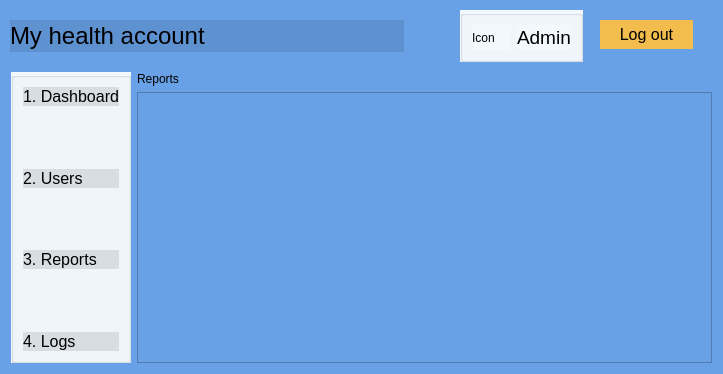
<?xml version="1.0" encoding="UTF-8"?>
<ui version="4.0">
 <class>AdminReports</class>
 <widget class="QDialog" name="AdminReports">
  <property name="geometry">
   <rect>
    <x>0</x>
    <y>0</y>
    <width>723</width>
    <height>374</height>
   </rect>
  </property>
  <property name="windowTitle">
   <string>Dialog</string>
  </property>
  <property name="styleSheet">
   <string notr="true">background-color: rgb(104, 161, 229);</string>
  </property>
  <widget class="QWidget" name="">
   <property name="geometry">
    <rect>
     <x>11</x>
     <y>72</y>
     <width>701</width>
     <height>291</height>
    </rect>
   </property>
   <layout class="QGridLayout" name="gridLayout">
    <item row="0" column="0" rowspan="2">
     <widget class="QGroupBox" name="groupBox_2">
      <property name="styleSheet">
       <string notr="true">background-color: rgb(242, 248, 253)</string>
      </property>
      <property name="title">
       <string/>
      </property>
      <layout class="QVBoxLayout" name="verticalLayout_2">
       <item>
        <widget class="QPushButton" name="pushButtonDashboard">
         <property name="styleSheet">
          <string notr="true">QPushButton {
	background-color: rgb(0, 0, 0,0.1); 
	border: none; 
	color: rgb(0, 0, 0); 
	font: 16px;
	text-align: left;
} 

QPushButton:hover { 
	background-color: rgb(0, 0, 0, 0.1); 
	border: none; 
	color: rgb(0, 43, 255); 
}
</string>
         </property>
         <property name="text">
          <string>1. Dashboard</string>
         </property>
        </widget>
       </item>
       <item>
        <spacer name="verticalSpacer_4">
         <property name="orientation">
          <enum>Qt::Vertical</enum>
         </property>
         <property name="sizeHint" stdset="0">
          <size>
           <width>20</width>
           <height>13</height>
          </size>
         </property>
        </spacer>
       </item>
       <item>
        <widget class="QPushButton" name="pushButtonUsers">
         <property name="styleSheet">
          <string notr="true">QPushButton {
	background-color: rgb(0, 0, 0,0.1); 
	border: none; 
	color: rgb(0, 0, 0); 
	font: 16px;
	text-align: left;
} 

QPushButton:hover { 
	background-color: rgb(0, 0, 0, 0.1); 
	border: none; 
	color: rgb(0, 43, 255); 
}
</string>
         </property>
         <property name="text">
          <string>2. Users</string>
         </property>
        </widget>
       </item>
       <item>
        <spacer name="verticalSpacer_5">
         <property name="orientation">
          <enum>Qt::Vertical</enum>
         </property>
         <property name="sizeHint" stdset="0">
          <size>
           <width>20</width>
           <height>13</height>
          </size>
         </property>
        </spacer>
       </item>
       <item>
        <widget class="QPushButton" name="pushButtonReports">
         <property name="styleSheet">
          <string notr="true">QPushButton {
	background-color: rgb(0, 0, 0,0.1); 
	border: none; 
	color: rgb(0, 0, 0); 
	font: 16px;
	text-align: left;
} 

QPushButton:hover { 
	background-color: rgb(0, 0, 0, 0.1); 
	border: none; 
	color: rgb(0, 43, 255); 
}
</string>
         </property>
         <property name="text">
          <string>3. Reports</string>
         </property>
        </widget>
       </item>
       <item>
        <spacer name="verticalSpacer_6">
         <property name="orientation">
          <enum>Qt::Vertical</enum>
         </property>
         <property name="sizeHint" stdset="0">
          <size>
           <width>20</width>
           <height>13</height>
          </size>
         </property>
        </spacer>
       </item>
       <item>
        <widget class="QPushButton" name="pushButtonLogs">
         <property name="styleSheet">
          <string notr="true">QPushButton {
	background-color: rgb(0, 0, 0,0.1); 
	border: none; 
	color: rgb(0, 0, 0); 
	font: 16px;
	text-align: left;
} 

QPushButton:hover { 
	background-color: rgb(0, 0, 0, 0.1); 
	border: none; 
	color: rgb(0, 43, 255); 
}
</string>
         </property>
         <property name="text">
          <string>4. Logs</string>
         </property>
        </widget>
       </item>
      </layout>
     </widget>
    </item>
    <item row="0" column="1">
     <widget class="QLabel" name="labelUserList">
      <property name="styleSheet">
       <string notr="true">font: 16pt &quot;.AppleSystemUIFont&quot;;
background-color: rgb(104, 161, 229);</string>
      </property>
      <property name="text">
       <string>Reports</string>
      </property>
     </widget>
    </item>
    <item row="1" column="1">
     <widget class="QTableView" name="tableView"/>
    </item>
   </layout>
  </widget>
  <widget class="QGroupBox" name="groupBox_6">
   <property name="geometry">
    <rect>
     <x>460</x>
     <y>10</y>
     <width>123</width>
     <height>52</height>
    </rect>
   </property>
   <property name="styleSheet">
    <string notr="true">background-color: rgb(242, 248, 253)</string>
   </property>
   <property name="title">
    <string/>
   </property>
   <layout class="QHBoxLayout" name="horizontalLayout_2">
    <item>
     <layout class="QHBoxLayout" name="horizontalLayout">
      <item>
       <widget class="QLabel" name="labelAdmin">
        <property name="text">
         <string>Icon</string>
        </property>
       </widget>
      </item>
      <item>
       <widget class="QLabel" name="label_17">
        <property name="font">
         <font>
          <family>.AppleSystemUIFont</family>
          <pointsize>14</pointsize>
          <italic>false</italic>
          <bold>false</bold>
         </font>
        </property>
        <property name="styleSheet">
         <string notr="true">font: 14pt &quot;.AppleSystemUIFont&quot;;</string>
        </property>
        <property name="text">
         <string>Admin</string>
        </property>
       </widget>
      </item>
     </layout>
    </item>
   </layout>
  </widget>
  <widget class="QPushButton" name="pushButtonLogout">
   <property name="geometry">
    <rect>
     <x>600</x>
     <y>20</y>
     <width>93</width>
     <height>29</height>
    </rect>
   </property>
   <property name="styleSheet">
    <string notr="true">QPushButton {

    background-color: rgb(242, 189, 76); 

    border: none; 

    color: rgb(0, 0, 0); 

    font: 16px;

} 

QPushButton:hover { 

    background-color: rgb(245, 149, 66); 

    border: none; 

    color: rgb(0, 43, 255); 

}</string>
   </property>
   <property name="text">
    <string>Log out</string>
   </property>
  </widget>
  <widget class="QSplitter" name="splitter">
   <property name="geometry">
    <rect>
     <x>10</x>
     <y>20</y>
     <width>394</width>
     <height>32</height>
    </rect>
   </property>
   <property name="orientation">
    <enum>Qt::Horizontal</enum>
   </property>
   <widget class="QPushButton" name="pushButtonMyHealthAccount">
    <property name="styleSheet">
     <string notr="true">QPushButton {
	background-color: rgb(0, 0, 0,0.1); 
	border: none; 
	color: rgb(0, 0, 0); 
	font: 24px;
	text-align: left;
} 

</string>
    </property>
    <property name="text">
     <string>My health account </string>
    </property>
   </widget>
  </widget>
 </widget>
 <resources/>
 <connections/>
</ui>
